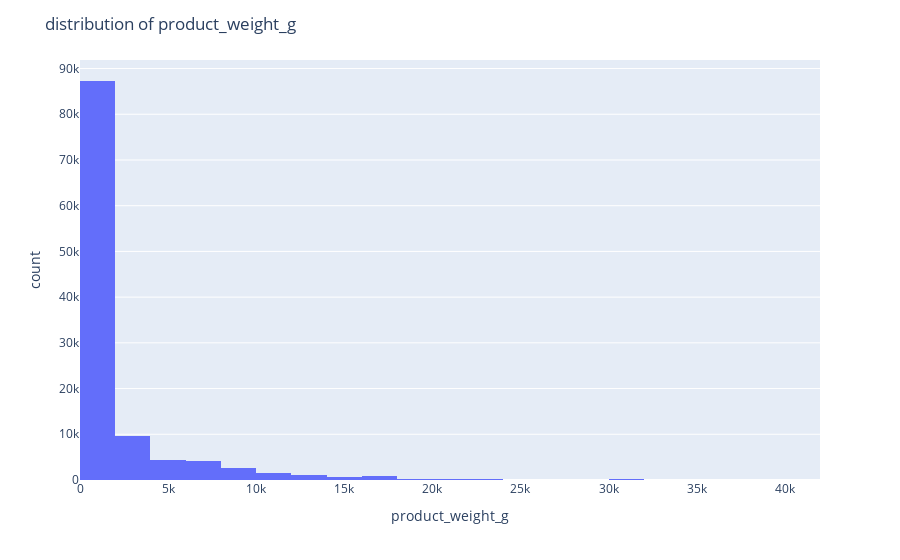

Write notebook code for a chart like this one.
### Code cell
#further investigation of product weight in g
fig_1=pe.histogram(data_frame=data,x='product_weight_g', nbins=25)
fig_1.update_layout(title_text='distribution of product_weight_g')

### Figure 1 — Plotly figure (JSON) as saved in the notebook; plotly's stock layout.template omitted (floating-point values rounded to 4 significant figures; data arrays with more than 128 entries replaced by an {"elided": "..."} marker saying what was removed)
{"data": [{"alignmentgroup": "True", "bingroup": "x", "hovertemplate": "product_weight_g=%{x}<br>count=%{y}<extra></extra>", "legendgroup": "", "marker": {"color": "#636efa", "pattern": {"shape": ""}}, "name": "", "nbinsx": 25, "offsetgroup": "", "orientation": "v", "showlegend": false, "type": "histogram", "x": {"elided": "113207 int values"}, "xaxis": "x", "yaxis": "y"}], "layout": {"barmode": "relative", "legend": {"tracegroupgap": 0}, "margin": {"t": 60}, "title": {"text": "distribution of product_weight_g"}, "xaxis": {"anchor": "y", "domain": [0, 1], "title": {"text": "product_weight_g"}}, "yaxis": {"anchor": "x", "domain": [0, 1], "title": {"text": "count"}}}}
